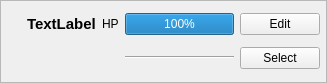
<?xml version="1.0" encoding="UTF-8"?>
<ui version="4.0">
 <class>BossPanel</class>
 <widget class="QWidget" name="BossPanel">
  <property name="geometry">
   <rect>
    <x>0</x>
    <y>0</y>
    <width>327</width>
    <height>83</height>
   </rect>
  </property>
  <property name="sizePolicy">
   <sizepolicy hsizetype="Preferred" vsizetype="Fixed">
    <horstretch>0</horstretch>
    <verstretch>0</verstretch>
   </sizepolicy>
  </property>
  <property name="windowTitle">
   <string>Form</string>
  </property>
  <layout class="QHBoxLayout" name="horizontalLayout">
   <property name="spacing">
    <number>0</number>
   </property>
   <property name="leftMargin">
    <number>0</number>
   </property>
   <property name="topMargin">
    <number>0</number>
   </property>
   <property name="rightMargin">
    <number>0</number>
   </property>
   <property name="bottomMargin">
    <number>0</number>
   </property>
   <item>
    <widget class="QFrame" name="frame">
     <property name="frameShape">
      <enum>QFrame::StyledPanel</enum>
     </property>
     <property name="frameShadow">
      <enum>QFrame::Raised</enum>
     </property>
     <layout class="QHBoxLayout" name="horizontalLayout_2" stretch="0,0">
      <property name="spacing">
       <number>0</number>
      </property>
      <property name="leftMargin">
       <number>0</number>
      </property>
      <property name="topMargin">
       <number>0</number>
      </property>
      <property name="rightMargin">
       <number>0</number>
      </property>
      <property name="bottomMargin">
       <number>0</number>
      </property>
      <item>
       <widget class="QWidget" name="active_widget" native="true">
        <property name="minimumSize">
         <size>
          <width>20</width>
          <height>0</height>
         </size>
        </property>
        <property name="maximumSize">
         <size>
          <width>20</width>
          <height>16777215</height>
         </size>
        </property>
        <layout class="QHBoxLayout" name="horizontalLayout_3"/>
       </widget>
      </item>
      <item>
       <widget class="QWidget" name="info_widget" native="true">
        <layout class="QGridLayout" name="gridLayout">
         <property name="leftMargin">
          <number>6</number>
         </property>
         <property name="topMargin">
          <number>6</number>
         </property>
         <property name="rightMargin">
          <number>6</number>
         </property>
         <property name="bottomMargin">
          <number>6</number>
         </property>
         <property name="spacing">
          <number>6</number>
         </property>
         <item row="0" column="1">
          <widget class="QLabel" name="name_label">
           <property name="sizePolicy">
            <sizepolicy hsizetype="Preferred" vsizetype="Preferred">
             <horstretch>0</horstretch>
             <verstretch>0</verstretch>
            </sizepolicy>
           </property>
           <property name="font">
            <font>
             <pointsize>11</pointsize>
             <bold>true</bold>
            </font>
           </property>
           <property name="text">
            <string>TextLabel</string>
           </property>
          </widget>
         </item>
         <item row="0" column="4">
          <widget class="QPushButton" name="edit_button">
           <property name="text">
            <string>Edit</string>
           </property>
          </widget>
         </item>
         <item row="0" column="3">
          <widget class="QProgressBar" name="hp_bar">
           <property name="sizePolicy">
            <sizepolicy hsizetype="Expanding" vsizetype="Fixed">
             <horstretch>0</horstretch>
             <verstretch>0</verstretch>
            </sizepolicy>
           </property>
           <property name="value">
            <number>100</number>
           </property>
          </widget>
         </item>
         <item row="0" column="2">
          <widget class="QLabel" name="hp_label">
           <property name="sizePolicy">
            <sizepolicy hsizetype="Preferred" vsizetype="Preferred">
             <horstretch>0</horstretch>
             <verstretch>0</verstretch>
            </sizepolicy>
           </property>
           <property name="font">
            <font>
             <pointsize>9</pointsize>
            </font>
           </property>
           <property name="text">
            <string>HP</string>
           </property>
          </widget>
         </item>
         <item row="1" column="3">
          <widget class="Line" name="line">
           <property name="orientation">
            <enum>Qt::Horizontal</enum>
           </property>
          </widget>
         </item>
         <item row="1" column="4">
          <widget class="QPushButton" name="selectPushButton">
           <property name="text">
            <string>Select</string>
           </property>
          </widget>
         </item>
        </layout>
       </widget>
      </item>
     </layout>
    </widget>
   </item>
  </layout>
 </widget>
 <resources/>
 <connections/>
</ui>
